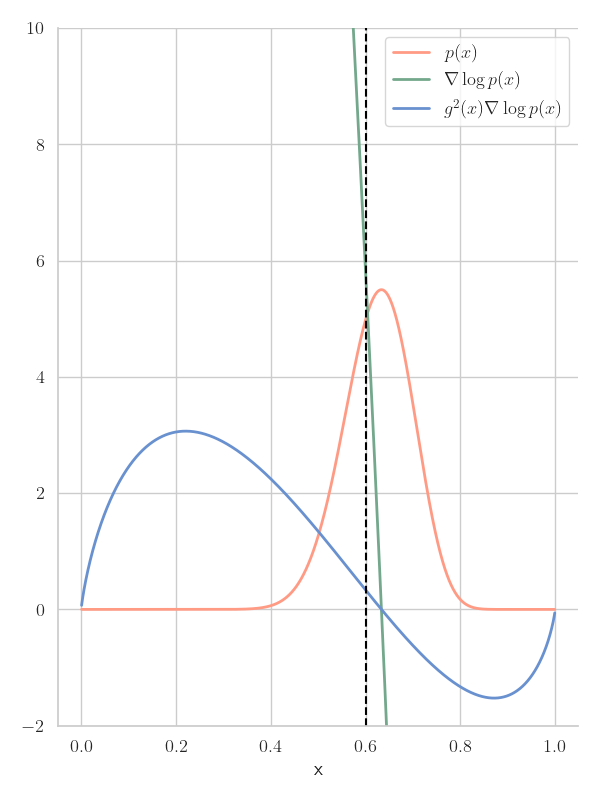

This figure's Python source:
import numpy as np
import matplotlib.pyplot as plt

h = 5
O = 3
t = 0.35

m = O * np.exp(-h * t)
v = (1 - np.exp(-2 * h * t)) / (2 * h)

print("m = ", m)
print("v = ", v)

def l(x):
    return np.log(x / (1 - x))

def s(x):
    return 1 / (1 + np.exp(-x))

def p(x):
    return (1 / (np.sqrt(2 * np.pi * v) * x * (1 - x))) * np.exp(-np.power((l(x) - m), 2) / (2 * v))

def d(x):
    return (l(x) - 2 * v * x - m + v) / (v * x * (x - 1))

def d2(x):
    return (x * (x - 1) / v) * (l(x) - 2 * v * x - m + v)

print("p(0.5) = ", p(0.5))
print("d(0.5) = ", d(0.5))
print("d2(0.0014) = ", d2(0.0014))

import seaborn as sns

# Set the theme to whitegrid and customize the style
sns.set_style("whitegrid")
sns.set_context("notebook", font_scale=1.3, rc={"lines.linewidth": 2})

colors = ["#FF9B85", "#73A88C", "#6991CF"]
# Set the font to be LaTeX-like
# plt.rcParams["font.family"] = "serif"
# If you have LaTeX installed on your system, uncomment the following line
plt.rcParams["text.usetex"] = True

def logistic(y):
    return 1 / (1 + np.exp(-y))

y_values = np.linspace(-7, 7, 1000000)  # Generate more evenly spaced points
x_values = logistic(y_values)  # Transform the y values into the interval (0, 1)

plt.figure(figsize=(6, 6))

plt.plot(x_values, p(x_values), color=colors[0], label="$p(x)$")
plt.plot(x_values, d(x_values), color=colors[1], label=r"$\nabla\log p(x)$")
plt.plot(x_values, d2(x_values), color=colors[2], label=r"$g^2(x)\nabla\log p(x)$")

# add vertical dashed line around 0.6
plt.axvline(x=0.6, linestyle='--', color='black', linewidth=1.5)

plt.ylim(-2, 10)  # Limit the range of the y-axis

plt.grid(True)  # Add grid lines
# plt.legend(loc="best")
# Add legend to top left
plt.legend(loc=2, bbox_to_anchor=(0.02, 0.99), borderaxespad=0., prop={'size': 16})
plt.xlabel("x")
sns.despine()  # Remove the top and right spines
plt.tight_layout()  # Make the plot fill out the figure area

# save as pdf
plt.savefig('process_plot.pdf', bbox_inches='tight')




